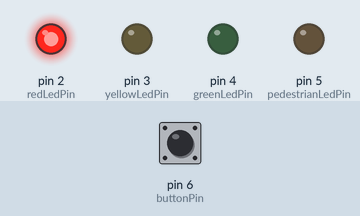
Simulated run of this sketch. Board: Arduino Uno, built with avr-gcc and run on an emulated ATmega328P. Shown: output pins drawn as LEDs (lit = HIGH). Dashed ring = blinking. Inputs (shaded band) come from the test bench; at power-on: pin 6 (buttonPin) HIGH.

Above: at 1.2 s.
1.3 s: pin 6 (buttonPin) pulled LOW for 0.15 s
At 1.7 s:
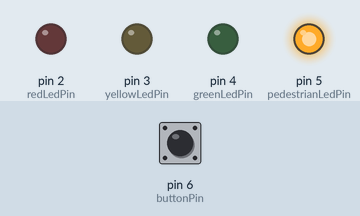
2.9 s: pin 6 (buttonPin) pulled LOW for 3.2 s
At 3.16 s:
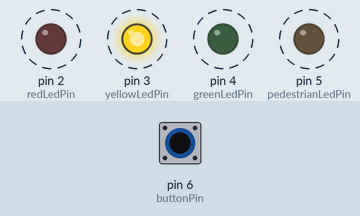
At 6.5 s:
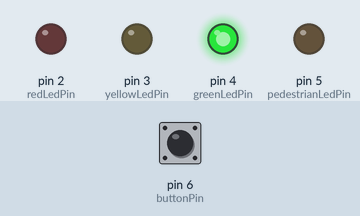
Timing chart, 0 to 8.0 s (numbered marks = the images above; inputs shaded):
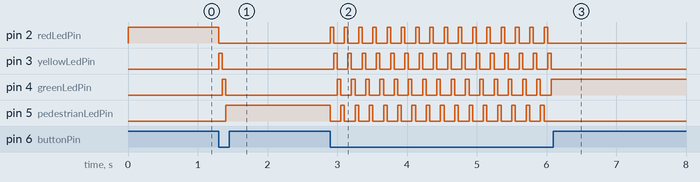

Measured:
- after the input at 1.3 s, pin 2 (redLedPin): HIGH → LOW at once; pin 3 (yellowLedPin): LOW → HIGH at once, → LOW 0.05 s later; pin 4 (greenLedPin): LOW → HIGH after 0.05 s, → LOW 0.05 s later; pin 5 (pedestrianLedPin): LOW → HIGH after 0.10 s
- after the input at 2.9 s, pin 2 (redLedPin): alternates HIGH for 0.05 s and LOW for 0.15 s, 32 changes in all, then stays LOW, starting at once; pin 3 (yellowLedPin): alternates HIGH for 0.05 s and LOW for 0.15 s, 32 changes in all, then stays LOW, starting after 0.05 s

The sketch:

155.ino
```cpp
// Define pin numbers
const int redLedPin = 2;
const int yellowLedPin = 3;
const int greenLedPin = 4;
const int pedestrianLedPin = 5;
const int buttonPin = 6;

// Define traffic light states
enum State {
  RED,
  YELLOW,
  GREEN,
  PEDESTRIAN
};

// Variables for state management
State currentState = RED;
unsigned long lastButtonPress = 0;
const unsigned long debounceDelay = 50; // Debounce delay for button press

void setup() {
  // Set LED pins as output
  pinMode(redLedPin, OUTPUT);
  pinMode(yellowLedPin, OUTPUT);
  pinMode(greenLedPin, OUTPUT);
  pinMode(pedestrianLedPin, OUTPUT);

  // Set button pin as input with pull-up resistor
  pinMode(buttonPin, INPUT_PULLUP);

  // Initialize LEDs to OFF
  updateTrafficLight();
}

void loop() {
  // Check if the button is pressed
  if (digitalRead(buttonPin) == LOW) {
    // Debounce button press
    if (millis() - lastButtonPress > debounceDelay) {
      lastButtonPress = millis();
      // Move to the next state
      currentState = (State)((currentState + 1) % 4);
      updateTrafficLight();
    }
  }
}

void updateTrafficLight() {
  // Turn off all LEDs
  digitalWrite(redLedPin, LOW);
  digitalWrite(yellowLedPin, LOW);
  digitalWrite(greenLedPin, LOW);
  digitalWrite(pedestrianLedPin, LOW);

  // Set the LEDs based on the current state
  switch (currentState) {
    case RED:
      digitalWrite(redLedPin, HIGH);
      break;
    case YELLOW:
      digitalWrite(yellowLedPin, HIGH);
      break;
    case GREEN:
      digitalWrite(greenLedPin, HIGH);
      break;
    case PEDESTRIAN:
      digitalWrite(pedestrianLedPin, HIGH);
      break;
  }
}
```
